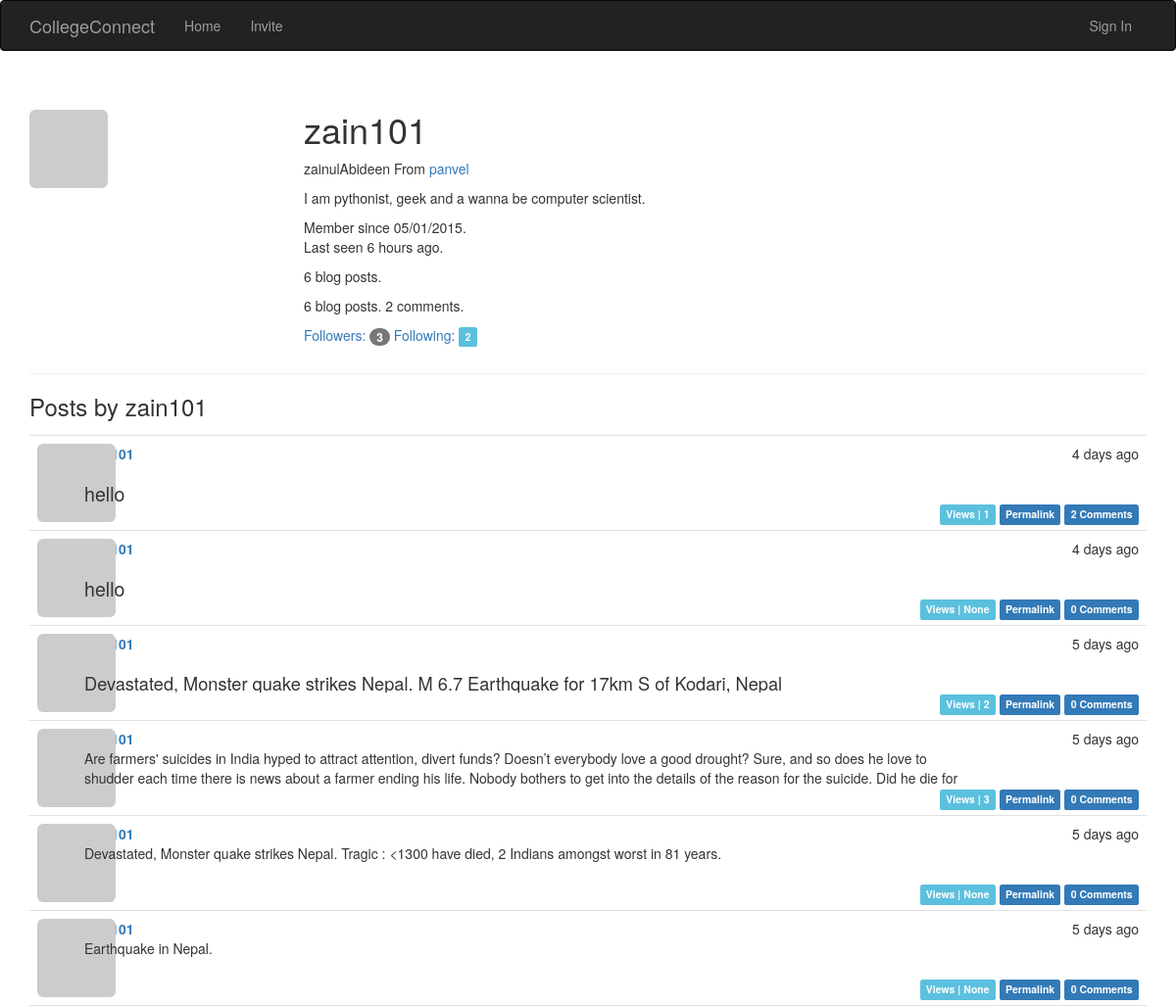
The app's page /user/zain101 with its own data.
### app/models.py (models this page shows, shortened)
class User(UserMixin, db.Model):
    __tablename__ = 'users'          # Table names should be plural.
    id = db.Column(db.Integer, primary_key=True)
    email = db.Column(db.String(64), unique=True, index=True)
    username = db.Column(db.String(64), unique=True, index=True)
    password_hash = db.Column(db.String)
    role_id = db.Column(db.Integer, db.ForeignKey('roles.id'))
    confirmed = db.Column(db.Boolean, default=False)
    location = db.Column(db.String(64))
    name = db.Column(db.String(64))
    about_me = db.Column(db.Text)
    member_since = db.Column(db.DateTime(), default=datetime.utcnow)
    last_seen = db.Column(db.DateTime(), default=datetime.utcnow)
    avatar_hash = db.Column(db.String(32))
    posts = db.relationship('Post', backref='author', lazy='dynamic')
    comments = db.relationship('Comment', backref='author', lazy='dynamic')
    '''
    These are the people who follow me
    '''
    followed = db.relationship(
        'Follow',
        foreign_keys=[Follow.follower_id],
        backref=db.backref('follower', lazy='joined'),
        lazy='dynamic',
        cascade='all, delete-orphan')
    '''
    These are people whome I follow
    '''
    followers = db.relationship(
        'Follow',
        foreign_keys=[Follow.followed_id],
        backref=db.backref('followed', lazy='joined'),
        lazy='dynamic',
        cascade='all, delete-orphan'
    )
    @property
    def password(self):
        raise AttributeError('Password is not a readable attribute')
    '''
    The ping method is called every time the request for user is received, by using before_app_request hook
    '''
    def ping(self):
        self.last_seen = datetime.utcnow()
        db.session.add(self)
    '''
    User avatar creation
    '''
    def gravatar(self, size=100, default='identicon', rating='g'):
        if request.is_secure:
            url = 'https://secure.gravatar.com/avatar'
        else:
            url = 'http://www.gravatar.com/avatar'
        hash = self.avatar_hash or  hashlib.md5(self.email.encode('utf-8')).hexdigest()
        return '{url}/{hash}?s={size}&d={default}&r={rating}'.format(url=url, size=size, default=default, rating=rating, hash=hash)
    def follow(self, user):
        if not self.is_following(user):
            f = Follow(follower=self, followed=user)
            db.session.add(f)
    '''
    This method is introduced to correct the values of DB to follow a user to itself
    '''

class Post(UserMixin, db.Model):
    __tablename__ = 'posts'
    id = db.Column(db.Integer, primary_key=True)
    body = db.Column(db.Text)
    body_html = db.Column(db.Text)
    timestamp = db.Column(db.DateTime, index=True, default=datetime.utcnow)
    author_id = db.Column(db.Integer, db.ForeignKey('users.id'))
    views = db.Column(db.Integer)
    comments = db.relationship('Comment', backref='post', lazy='dynamic')

### app/main/views.py (the view)
@main.route('/user/<username>')
def user(username):
    user = User.query.filter_by(username=username).first()
    posts = user.posts.order_by(Post.timestamp.desc()).all()
    if user is None:
        abort(404)
    return render_template('user.html', user=user, posts=posts)

### app/auth/views.py (called while the page is built)
@auth.before_app_request
def before_request():
    if current_user.is_authenticated():
        current_user.ping()
        if not current_user.confirmed and request.endpoint[:5] != 'auth.':
            return redirect(url_for('auth.unconfirmed'))

### app/main/__init__.py (called while the page is built)
@main.app_context_processor
def inject_permission():
    return dict(Permission=Permission)

### app/models.py (called while the page is built)
    def can(self, permissions):
        return False

    def is_administrator(self):
        return False

### app/templates/user.html (shortened to what this page needs)
{% extends "base.html" %}
{% block page_content %}
    <div class="page-header">
    <img class="img-rounded profile-thumbnail" src="{{user.gravatar(size=256)  }}" />
<div class="profile-header">
    <h1>{{ user.username }}</h1>
    {% if user.name or user.location %}
    <p>
        {% if user.name %} {{ user.name }} {% endif %}
        {% if user.location %}
            From <a href="http://maps.google.com/?q={{ user.location }}">{{ user.location }}</a>
        {% endif %}
    </p>
    {% endif %}
    {% if user.about_me %}
        <p> {{ user.about_me }}</p>
    {% endif %}
    <p>
        Member since {{ moment(user.member_since).format('L')}}.<br />
        Last seen {{ moment(user.last_seen).fromNow()}}.
        <p>{{ user.posts.count() }} blog posts.</p>
        <p>{{ user.posts.count() }} blog posts. {{ user.comments.count() }} comments.</p>
    </p>
    <p>
        <a href="{{ url_for('.followers', username=user.username) }}">
            Followers: <span class="badge label-danger">{{ user.followers.count() - 1 }}</span>
        </a>
        <a href="{{ url_for('.followed_by', username=user.username) }}">
            Following: <span class="label label-info">{{ user.followed.count() - 1 }}</span>
        </a>
    </p>
    </div>
 </div>
    <h3>Posts by {{ user.username}}</h3>
   {% include '_posts.html' %}
{% endblock %}

### app/templates/_posts.html (shortened to what this page needs)
<ul class="posts">
        {% for post in posts %}
            <li class="post">
                <div class="post-thumbnail">
                   <a href="{{ url_for('.user', username=post.author.username) }}">
                <img class="img-rounded profile-thumbnail" src="{{ post.author.gravatar(size=40) }}">
            </a>
                </div>
                <div class="post-content">
                    <div class="post-date">{{ moment(post.timestamp).fromNow() }}</div>
                    <div class="post-author">
                        <a href="{{ url_for('.user', username=post.author.username) }}">
                        </a>
                    </div>
                    <div  class="post-body {% if  endpoint != '.post' %}sample{% endif %}">
                    {% if post.body_html %}
                        {{ post.body_html | safe }}
                    {% else %}
                        {{ post.body | safe }}
                    {% endif %}
                    </div>
                    <div class="post-footer">
                        <span class="label label-info">Views | {{ post.views }}</span>
                        <a href="{{ url_for('.post', id=post.id) }}">
                            <span class="label label-primary">Permalink</span>
                        </a>
                        <a href="{{ url_for('.post', id=post.id) }}#comments">
                            <span class="label label-primary">{{ post.comments.count() }} Comments</span>
                         </a>
                    </div>
                </div>
            </li>
        {%  endfor %}
    </ul>

### app/static/styles.css (style rules this page uses)
.profile-thumbnail { position: absolute; }
.profile-header { min-height: 260px; margin-left: 280px; }
ul.posts { list-style-type: none; padding: 0px; margin: 16px 0px 0px 0px; border-top: 1px solid #e0e0e0; }
ul.posts li.post { padding: 8px; border-bottom: 1px solid #e0e0e0; }
div.post-date { float: right; }
div.post-author { font-weight: bold; }
div.post-thumbnail { position: absolute; }
div.post-content { margin-left: 48px; min-height: 48px; }
div.post-footer { text-align: right; }
.post-body h1 { font-size: 140%; }
.post-body h2 { font-size: 130%; }
.sample { width:900px; height:40px; overflow:hidden; position: relative; }

### records on screen
User: username "zain101", name "zainulAbideen", location "panvel", about_me "I am pythonist, geek and a wanna be computer scientist.", member_since "05/01/2015", last_seen "6 hours ago"
Post: timestamp "4 days ago", body_html "hello", views "1", comments.count "2"
Post: timestamp "4 days ago", body_html "hello", views "None", comments.count "0"
Post: timestamp "5 days ago", body_html "Devastated, Monster quake strikes Nepal. M 6.7 Earthquake for 17km S of Kodari, Nepal", views "2", comments.count "0"
Post: timestamp "5 days ago", body "Are farmers' suicides in India hyped to attract attention, divert funds? Doesn’t everybody love a good drought? Sure, and so does he love to shudder each time there is news about a farmer ending his life. Nobody bothers to get into the details of the reason for the suicide. Did he die for…", views "3", comments.count "0"
Post: timestamp "5 days ago", body "Devastated, Monster quake strikes Nepal. Tragic : <1300 have died, 2 Indians amongst worst in 81 years.", views "None", comments.count "0"
Post: timestamp "5 days ago", body "Earthquake in Nepal.", views "None", comments.count "0"

### other values on screen
{{ user.posts.count() }} "6"
{{ user.comments.count() }} "2"
{{ user.followers.count() - 1 }} "3"
{{ user.followed.count() - 1 }} "2"
